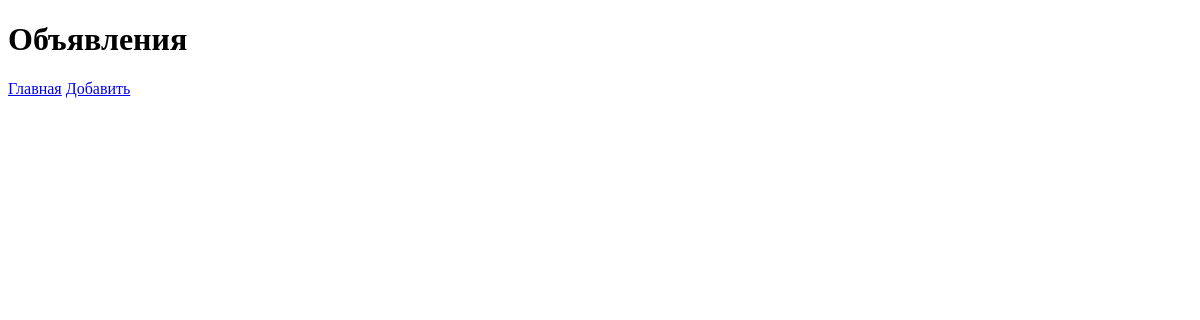
/bboard/index/main/, run on an earlier commit of the app's database.
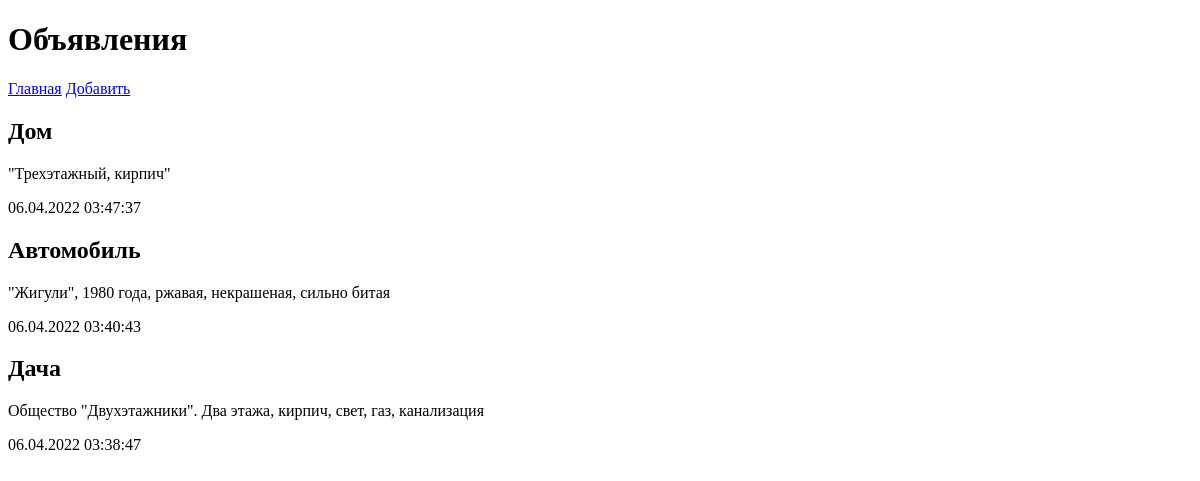
And on a later commit of the database.
### bboard/models.py (models this page shows)
class Bb(models.Model):
    title = models.CharField(max_length=50, verbose_name='Товар')
    content = models.TextField(null=True, blank=True, verbose_name='Описание')
    price = models.FloatField(null=True, blank=True, verbose_name='Цена')
    published = models.DateTimeField(auto_now_add=True, db_index=True, verbose_name='Опубликовано')
    rubric = models.ForeignKey('Rubric', null=True, on_delete=models.PROTECT, verbose_name='Рубрика')
    class Meta:
        verbose_name_plural = 'Объявления'
        verbose_name = 'Объявление'
        ordering = ['-published']

### bboard/views.py (the view)
# urls.py: path('index/main/', index, name='index'),
def index(request):
    bbs = Bb.objects.all()
    rubrics = Rubric.objects.all()
    context = {'bbs': bbs, 'rubrics': rubrics}
    return render(request, 'bboard/index.html', context)

### bboard/templates/bboard/index.html (shortened to what this page needs)
{% extends "layout/basic.html" %}
{% block content %}{% for bb in bbs %}
<div>
    <h2>{{ bb.title }}</h2>
    <p>{{ bb.content }}</p>
    <p>{{ bb.published|date:"d.m.Y H:i:s" }}</p>
</div>
{% endfor %}
{% endblock %}

### bboard/templates/layout/basic.html (shortened to what this page needs)
<!DOCTYPE html>
<html>
<head>
</head>
<body>
<header>
    <h1>Объявления</h1>
</header>
<nav>
    <a href="{% url 'index' %}">Главная</a>
    <a href="{% url 'add' %}">Добавить</a>
</nav>
<section>
    {% block content %} {% endblock %}
</section>
</body>
</html>

What changed in the data, as far as the page shows it:
added Bb: title "Дом", content "\"Трехэтажный, кирпич\"", published "06.04.2022 03:47:37"
added Bb: title "Автомобиль", content "\"Жигули\", 1980 года, ржавая, некрашеная, сильно битая", published "06.04.2022 03:40:43"
added Bb: title "Дача", content "Общество \"Двухэтажники\". Два этажа, кирпич, свет, газ, канализация", published "06.04.2022 03:38:47"
